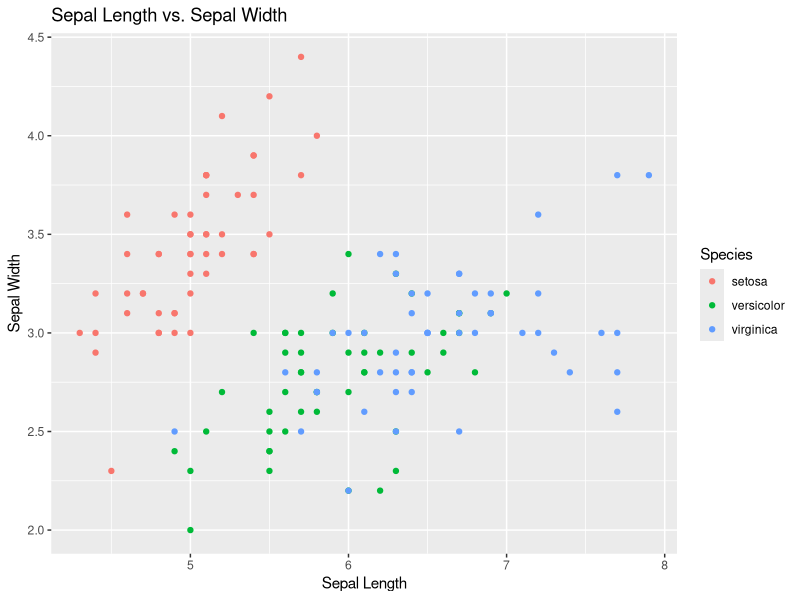

Write the R code that produced this figure.
## ---- chunk 1
knitr::opts_chunk$set(comment = "--", warning = FALSE)
## ---- chunk 2
# Assigning the result of an arithmetic calculation to an object named 'a'
a <- 5 + 10
## ---- chunk 3
# Displaying the value stored in the 'a' object
print(a)

# Alternatively, simply typing the object name also displays its value
a
## ---- chunk 4
# Below is a floating or double numeric data

num1 <- 3.15

# Below is an integer numeric data

num2 <- 2

# You can use class to check what type of data you have

class(num1)
## ---- chunk 5
char <- "hi"
## ---- chunk 6
logic <- TRUE
## ---- chunk 7
factor <- factor(c("low", "medium", "high"))

# To see what value factors as assigned to each level, you can use str

str(factor)
## ---- chunk 8
date <- as.Date("2023-12-31")

time <- as.POSIXct("2023-12-31 12:00:00")

# Using str to check the data type

str(date)
str(time)
## ---- chunk 9

## ---- chunk 10
# Numeric vector (integer)

vector1 <- c(1, 2, 3, 4, 5)

# Numeric vector (folating numbers)

vector2 <- c(1.43, 5.45, 6.98)

# Character vector 

character_vector <- c("Diamond", "Gold", "Silver")

# Logical vector 

logical_vector <- c(TRUE, FALSE, TRUE, FALSE)

# Factor vector representing categorical data

factor_vector <- factor(c("Agree", "strongly agree", "diagree", "strongly disagree"))
## ---- chunk 11
# Create a 3x3 matrix with numeric values

matrix1 <- matrix(data = c(1, 2, 3, 4, 5, 6, 7, 8, 9), nrow = 3, ncol = 3)

matrix1

# Create a 2x4 matrix with character values

matrix2 <- matrix(data = c("a", "b", "c", "d", "e", "f", "g", "h"), nrow = 2, ncol = 4)

matrix2

# Create a 2x2 matrix with logical values

matrix3 <- matrix(data = c(TRUE, FALSE, FALSE, TRUE), nrow = 2, ncol = 2)

matrix3
## ---- chunk 12
# Create a 3-dimensional array with numeric values

array1 <- array(data = c(1, 2, 3, 4, 5, 6, 7, 8, 9), dim = c(3, 3, 2))

array1

# Create a 2-dimensional array with character values

array2 <- array(data = c("a", "b", "c", "d", "e", "f"), dim = c(2, 3))

array2

# Create a 4-dimensional array with logical values

array3 <- array(data = c(TRUE, FALSE, TRUE, FALSE), dim = c(2, 2, 2, 2))

array3
## ---- chunk 13
# Access element at row 2, column 3, and "depth" 1

array1[2, 3, 1]  

 # Access the entire second "layer" of the array

array2[2, 3]  
## ---- chunk 14
# We are going to create a list of the arrays we created earlier

list_first <- list(array1, array2, array3)

# Seeing what the output looks like

list_first
## ---- chunk 15
# Accessing elements from the list created above

object_1 <- list_first[[1]]

object_1
## ---- chunk 16
# let us create a vector

b <- c(1, 2, 3, 4, 5, 6, 7, 8)
# adding the vector to the list

list_first[[4]] <- b

# looking at the list

list_first
## ---- chunk 17
# let us create another list

## first creating random vectors

a <- c("sun", "star", "moon")

c <- c(1, 2, 3, 4, 5)

d <- c("earth", "mars", "venus")

list_second <- list(a, c, d)

# Now creating a list of lists

list_combine <- c(list_first, list_second) 

list_combine
## ---- chunk 18
# viewing the inbuilt iris data frame in R

head(iris)
## ---- chunk 19
# Load the Tidyverse package
library(tidyverse)

# Load the iris dataset
data(iris)

# First lets create a summary of the dataset

summary(iris)

# Now, let's create a simple scatter plot to visualize the relationship between the Sepal Length and Sepal Width of the iris flowers:

# Create a scatter plot
ggplot(data = iris, aes(x = Sepal.Length, y = Sepal.Width, color = Species)) +
  geom_point() +
  labs(title = "Sepal Length vs. Sepal Width",
       x = "Sepal Length",
       y = "Sepal Width") 
